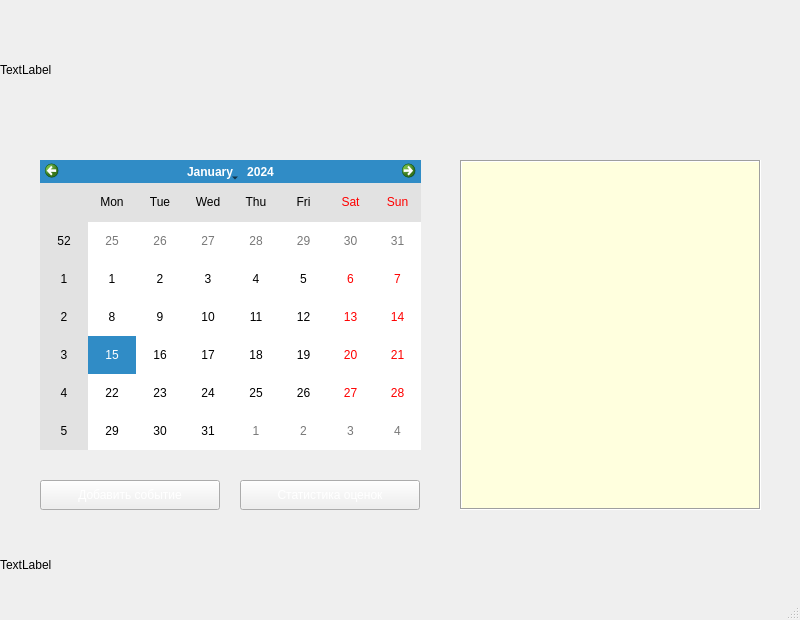
<?xml version="1.0" encoding="UTF-8"?>
<ui version="4.0">
 <class>mw</class>
 <widget class="QMainWindow" name="mw">
  <property name="geometry">
   <rect>
    <x>0</x>
    <y>0</y>
    <width>800</width>
    <height>620</height>
   </rect>
  </property>
  <property name="palette">
   <palette>
    <active>
     <colorrole role="Text">
      <brush brushstyle="SolidPattern">
       <color alpha="255">
        <red>0</red>
        <green>0</green>
        <blue>0</blue>
       </color>
      </brush>
     </colorrole>
     <colorrole role="PlaceholderText">
      <brush brushstyle="SolidPattern">
       <color alpha="128">
        <red>0</red>
        <green>0</green>
        <blue>0</blue>
       </color>
      </brush>
     </colorrole>
    </active>
    <inactive>
     <colorrole role="Text">
      <brush brushstyle="SolidPattern">
       <color alpha="255">
        <red>0</red>
        <green>0</green>
        <blue>0</blue>
       </color>
      </brush>
     </colorrole>
     <colorrole role="PlaceholderText">
      <brush brushstyle="SolidPattern">
       <color alpha="128">
        <red>0</red>
        <green>0</green>
        <blue>0</blue>
       </color>
      </brush>
     </colorrole>
    </inactive>
    <disabled>
     <colorrole role="Text">
      <brush brushstyle="SolidPattern">
       <color alpha="255">
        <red>120</red>
        <green>120</green>
        <blue>120</blue>
       </color>
      </brush>
     </colorrole>
     <colorrole role="PlaceholderText">
      <brush brushstyle="SolidPattern">
       <color alpha="128">
        <red>0</red>
        <green>0</green>
        <blue>0</blue>
       </color>
      </brush>
     </colorrole>
    </disabled>
   </palette>
  </property>
  <property name="windowTitle">
   <string>MainWindow</string>
  </property>
  <widget class="QWidget" name="widget">
   <widget class="QCalendarWidget" name="calendar">
    <property name="geometry">
     <rect>
      <x>40</x>
      <y>160</y>
      <width>381</width>
      <height>290</height>
     </rect>
    </property>
    <property name="palette">
     <palette>
      <active>
       <colorrole role="AlternateBase">
        <brush brushstyle="SolidPattern">
         <color alpha="255">
          <red>226</red>
          <green>226</green>
          <blue>226</blue>
         </color>
        </brush>
       </colorrole>
      </active>
      <inactive>
       <colorrole role="AlternateBase">
        <brush brushstyle="SolidPattern">
         <color alpha="255">
          <red>226</red>
          <green>226</green>
          <blue>226</blue>
         </color>
        </brush>
       </colorrole>
      </inactive>
      <disabled>
       <colorrole role="AlternateBase">
        <brush brushstyle="SolidPattern">
         <color alpha="255">
          <red>226</red>
          <green>226</green>
          <blue>226</blue>
         </color>
        </brush>
       </colorrole>
      </disabled>
     </palette>
    </property>
   </widget>
   <widget class="QListWidget" name="events_list_wg">
    <property name="geometry">
     <rect>
      <x>460</x>
      <y>160</y>
      <width>301</width>
      <height>350</height>
     </rect>
    </property>
    <property name="palette">
     <palette>
      <active>
       <colorrole role="Light">
        <brush brushstyle="SolidPattern">
         <color alpha="255">
          <red>255</red>
          <green>255</green>
          <blue>255</blue>
         </color>
        </brush>
       </colorrole>
       <colorrole role="Base">
        <brush brushstyle="SolidPattern">
         <color alpha="255">
          <red>255</red>
          <green>255</green>
          <blue>222</blue>
         </color>
        </brush>
       </colorrole>
      </active>
      <inactive>
       <colorrole role="Light">
        <brush brushstyle="SolidPattern">
         <color alpha="255">
          <red>255</red>
          <green>255</green>
          <blue>255</blue>
         </color>
        </brush>
       </colorrole>
       <colorrole role="Base">
        <brush brushstyle="SolidPattern">
         <color alpha="255">
          <red>255</red>
          <green>255</green>
          <blue>222</blue>
         </color>
        </brush>
       </colorrole>
      </inactive>
      <disabled>
       <colorrole role="Light">
        <brush brushstyle="SolidPattern">
         <color alpha="255">
          <red>255</red>
          <green>255</green>
          <blue>255</blue>
         </color>
        </brush>
       </colorrole>
       <colorrole role="Base">
        <brush brushstyle="SolidPattern">
         <color alpha="255">
          <red>240</red>
          <green>240</green>
          <blue>240</blue>
         </color>
        </brush>
       </colorrole>
      </disabled>
     </palette>
    </property>
    <property name="frameShape">
     <enum>QFrame::Box</enum>
    </property>
   </widget>
   <widget class="QPushButton" name="add_event_button">
    <property name="geometry">
     <rect>
      <x>40</x>
      <y>480</y>
      <width>180</width>
      <height>30</height>
     </rect>
    </property>
    <property name="palette">
     <palette>
      <active>
       <colorrole role="WindowText">
        <brush brushstyle="SolidPattern">
         <color alpha="255">
          <red>0</red>
          <green>0</green>
          <blue>0</blue>
         </color>
        </brush>
       </colorrole>
       <colorrole role="Text">
        <brush brushstyle="SolidPattern">
         <color alpha="255">
          <red>0</red>
          <green>0</green>
          <blue>0</blue>
         </color>
        </brush>
       </colorrole>
       <colorrole role="ButtonText">
        <brush brushstyle="SolidPattern">
         <color alpha="255">
          <red>255</red>
          <green>255</green>
          <blue>255</blue>
         </color>
        </brush>
       </colorrole>
       <colorrole role="PlaceholderText">
        <brush brushstyle="NoBrush">
         <color alpha="128">
          <red>0</red>
          <green>0</green>
          <blue>0</blue>
         </color>
        </brush>
       </colorrole>
      </active>
      <inactive>
       <colorrole role="WindowText">
        <brush brushstyle="SolidPattern">
         <color alpha="255">
          <red>0</red>
          <green>0</green>
          <blue>0</blue>
         </color>
        </brush>
       </colorrole>
       <colorrole role="Text">
        <brush brushstyle="SolidPattern">
         <color alpha="255">
          <red>0</red>
          <green>0</green>
          <blue>0</blue>
         </color>
        </brush>
       </colorrole>
       <colorrole role="ButtonText">
        <brush brushstyle="SolidPattern">
         <color alpha="255">
          <red>255</red>
          <green>255</green>
          <blue>255</blue>
         </color>
        </brush>
       </colorrole>
       <colorrole role="PlaceholderText">
        <brush brushstyle="NoBrush">
         <color alpha="128">
          <red>0</red>
          <green>0</green>
          <blue>0</blue>
         </color>
        </brush>
       </colorrole>
      </inactive>
      <disabled>
       <colorrole role="WindowText">
        <brush brushstyle="SolidPattern">
         <color alpha="255">
          <red>120</red>
          <green>120</green>
          <blue>120</blue>
         </color>
        </brush>
       </colorrole>
       <colorrole role="Text">
        <brush brushstyle="SolidPattern">
         <color alpha="255">
          <red>120</red>
          <green>120</green>
          <blue>120</blue>
         </color>
        </brush>
       </colorrole>
       <colorrole role="ButtonText">
        <brush brushstyle="SolidPattern">
         <color alpha="255">
          <red>120</red>
          <green>120</green>
          <blue>120</blue>
         </color>
        </brush>
       </colorrole>
       <colorrole role="PlaceholderText">
        <brush brushstyle="NoBrush">
         <color alpha="128">
          <red>0</red>
          <green>0</green>
          <blue>0</blue>
         </color>
        </brush>
       </colorrole>
      </disabled>
     </palette>
    </property>
    <property name="text">
     <string>Добавить событие</string>
    </property>
   </widget>
   <widget class="QPushButton" name="markwin_openbutton">
    <property name="geometry">
     <rect>
      <x>240</x>
      <y>480</y>
      <width>180</width>
      <height>30</height>
     </rect>
    </property>
    <property name="palette">
     <palette>
      <active>
       <colorrole role="ButtonText">
        <brush brushstyle="SolidPattern">
         <color alpha="255">
          <red>255</red>
          <green>255</green>
          <blue>255</blue>
         </color>
        </brush>
       </colorrole>
      </active>
      <inactive>
       <colorrole role="ButtonText">
        <brush brushstyle="SolidPattern">
         <color alpha="255">
          <red>255</red>
          <green>255</green>
          <blue>255</blue>
         </color>
        </brush>
       </colorrole>
      </inactive>
      <disabled>
       <colorrole role="ButtonText">
        <brush brushstyle="SolidPattern">
         <color alpha="255">
          <red>120</red>
          <green>120</green>
          <blue>120</blue>
         </color>
        </brush>
       </colorrole>
      </disabled>
     </palette>
    </property>
    <property name="text">
     <string>Статистика оценок</string>
    </property>
   </widget>
   <widget class="QLabel" name="ceiling_picture">
    <property name="geometry">
     <rect>
      <x>0</x>
      <y>0</y>
      <width>800</width>
      <height>140</height>
     </rect>
    </property>
    <property name="text">
     <string>TextLabel</string>
    </property>
   </widget>
   <widget class="QLabel" name="down_picture">
    <property name="geometry">
     <rect>
      <x>0</x>
      <y>530</y>
      <width>800</width>
      <height>70</height>
     </rect>
    </property>
    <property name="text">
     <string>TextLabel</string>
    </property>
   </widget>
  </widget>
  <widget class="QMenuBar" name="menubar">
   <property name="geometry">
    <rect>
     <x>0</x>
     <y>0</y>
     <width>800</width>
     <height>21</height>
    </rect>
   </property>
  </widget>
  <widget class="QStatusBar" name="statusbar"/>
 </widget>
 <resources/>
 <connections/>
</ui>
